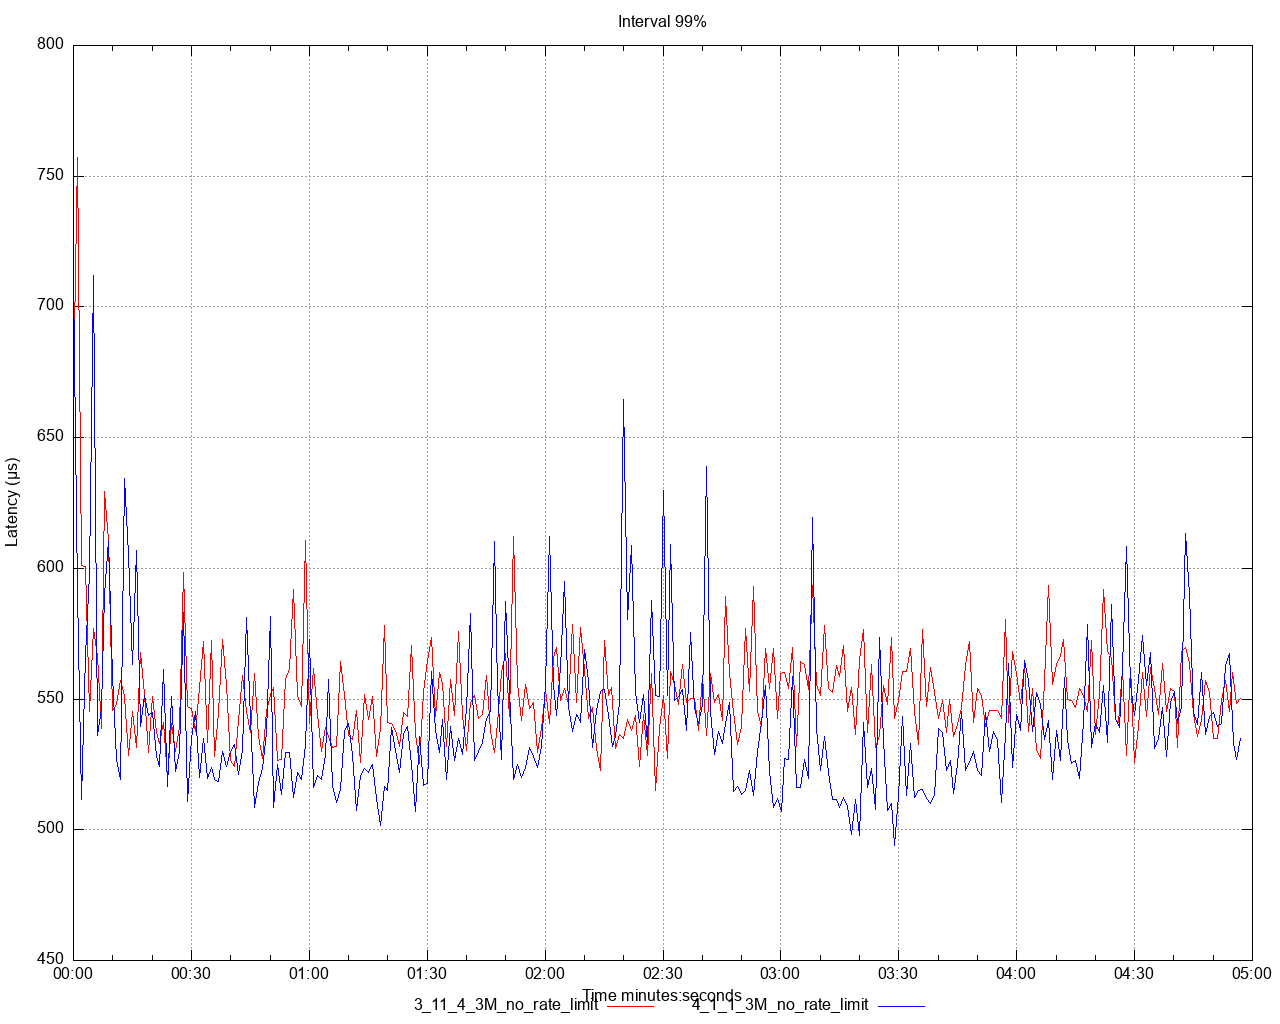

Generate this figure with gnuplot:
set title 'Interval 99%' noenhanced
set style data lines
set datafile separator ","
set terminal png size 1280,1024
set grid
set key below
set xdata time
set timefmt "%s"
offset = 0
t0(x)=(offset=($0==0) ? x : offset, x - offset)
set xlabel 'Time minutes:seconds'
set ylabel 'Latency (μs)'
set output '/Users/ahmet.mircik/simulator/tests/report_3M_no_rate_limit/latency/latency_interval_99_get.png'
plot \
   '/Users/ahmet.mircik/simulator/tests/report_3M_no_rate_limit/data/latency_interval_99_get_1.data' using (t0(timecolumn(1))):2 title "3_11_4_3M_no_rate_limit" noenhanced lt rgb "red", \
   '/Users/ahmet.mircik/simulator/tests/report_3M_no_rate_limit/data/latency_interval_99_get_2.data' using (t0(timecolumn(1))):2 title "4_1_1_3M_no_rate_limit" noenhanced lt rgb "blue", \
